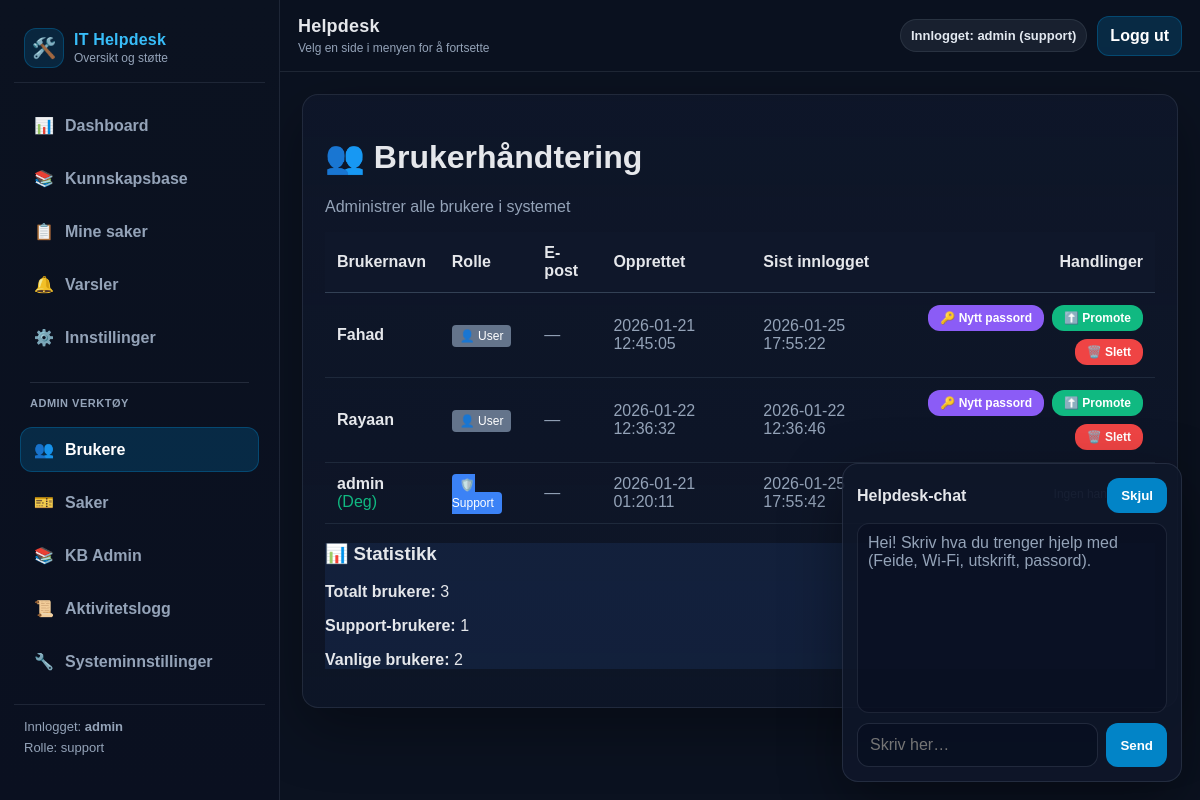
/admin/users (signed in), run on an earlier commit of the app's database.
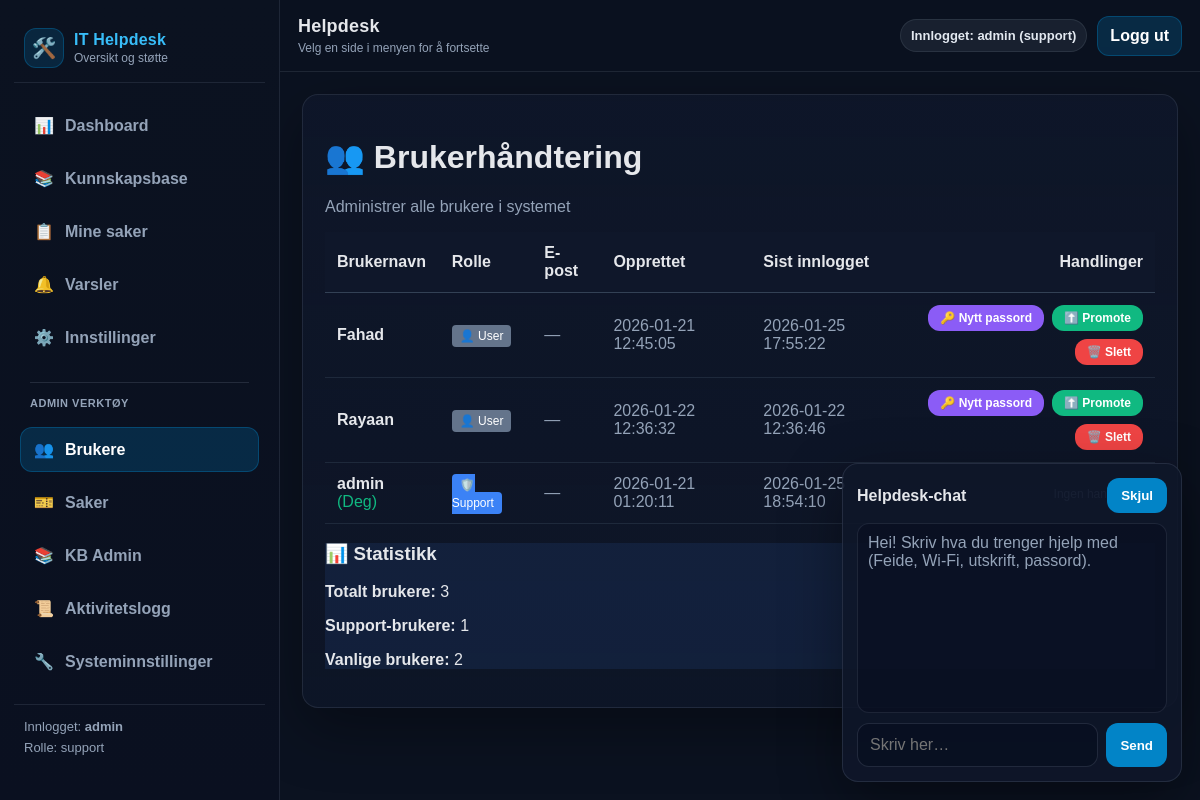
And on a later commit of the database.
### tables this page shows
CREATE TABLE users (
            id INTEGER PRIMARY KEY AUTOINCREMENT,
            username TEXT NOT NULL UNIQUE,
            pw_hash TEXT NOT NULL,
            role TEXT NOT NULL DEFAULT 'user',
            email TEXT,
            phone TEXT,
            created_at TEXT NOT NULL DEFAULT (datetime('now')),
            last_login TEXT,
            notify_email INTEGER NOT NULL DEFAULT 1,
            notify_inapp INTEGER NOT NULL DEFAULT 1,
            notify_sms INTEGER NOT NULL DEFAULT 0
        );

### routes.py (the view)
@bp.route("/admin/users")
def admin_users():
    user = current_user()
    if not user or current_role() != "support":
        abort(403)
    from .db import get_all_users
    try:
        users = get_all_users()
    except Exception as e:
        logger.error(f"Error fetching users: {e}")
        users = []
    return render_template("admin_users.html", users=users)

### __init__.py (called while the page is built)
def create_app():
    app = Flask(__name__)
    app.config.from_object(Config)
    init_mail(app)
    @app.after_request
    def set_security_headers(response):
        response.headers['X-Content-Type-Options'] = 'nosniff'
        response.headers['X-Frame-Options'] = 'DENY'
        response.headers['X-XSS-Protection'] = '1; mode=block'
        return response
    from .routes import bp
    app.register_blueprint(bp)
    return app

### db.py (called while the page is built)
def count_notifications(user: str) -> int:
    conn = _conn()
    cur = conn.cursor()
    cur.execute("SELECT COUNT(*) AS c FROM notifications WHERE user = ? AND read = 0", (user,))
    row = cur.fetchone()
    conn.close()
    return int(row["c"]) if row else 0

def _conn() -> sqlite3.Connection:
    DB_PATH.parent.mkdir(parents=True, exist_ok=True)
    conn = sqlite3.connect(DB_PATH)
    conn.row_factory = sqlite3.Row
    return conn

def get_all_users():
    conn = _conn()
    cur = conn.cursor()
    cur.execute("""
        SELECT username, role, email, created_at, last_login
        FROM users
        ORDER BY username ASC
    """)
    rows = cur.fetchall()
    conn.close()
    return rows

### routes.py (called while the page is built)
def current_user():
    return session.get("user")

### templates/admin_users.html
{% extends "base.html" %}
{% block content %}
<div class="card">
  <h1>👥 Brukerhåndtering</h1>
  <p class="muted">Administrer alle brukere i systemet</p>
</div>
<div class="card">
  <table style="width:100%; border-collapse:collapse;">
    <thead>
      <tr style="background:#0f172a; border-bottom:1px solid #334155;">
        <th style="padding:12px; text-align:left;">Brukernavn</th>
        <th style="padding:12px; text-align:left;">Rolle</th>
        <th style="padding:12px; text-align:left;">E-post</th>
        <th style="padding:12px; text-align:left;">Opprettet</th>
        <th style="padding:12px; text-align:left;">Sist innlogget</th>
        <th style="padding:12px; text-align:right;">Handlinger</th>
      </tr>
    </thead>
    <tbody>
      {% for u in users %}
      <tr style="border-bottom:1px solid #1e293b;">
        <td style="padding:12px;">
          <strong>{{ u.username }}</strong>
          {% if u.username == session.get("user") %}<span style="color:#10b981;">(Deg)</span>{% endif %}
        </td>
        <td style="padding:12px;">
          {% if u.role == 'support' %}
            <span style="background:#3b82f6; color:#fff; padding:4px 8px; border-radius:4px; font-size:12px;">🛡️ Support</span>
          {% else %}
            <span style="background:#64748b; color:#fff; padding:4px 8px; border-radius:4px; font-size:12px;">👤 User</span>
          {% endif %}
        </td>
        <td style="padding:12px; color:#94a3b8;">{{ u.email or '—' }}</td>
        <td style="padding:12px; color:#94a3b8;">{{ u.created_at }}</td>
        <td style="padding:12px; color:#94a3b8;">{{ u.last_login or 'Aldri' }}</td>
        <td style="padding:12px; text-align:right;">
          {% if u.username != 'admin' and u.username != session.get("user") %}
            <div style="display:flex; gap:8px; justify-content:flex-end; flex-wrap:wrap;">
              <form method="post" action="{{ url_for('main.admin_reset_password', username=u.username) }}" style="display:inline;">
                <button type="submit" style="background:#8b5cf6; padding:6px 12px; font-size:12px;">🔑 Nytt passord</button>
              </form>
              {% if u.role == 'user' %}
              <form method="post" action="{{ url_for('main.promote_user', username=u.username) }}" style="display:inline;">
                <button type="submit" style="background:#10b981; padding:6px 12px; font-size:12px;">⬆️ Promote</button>
              </form>
              {% else %}
              <form method="post" action="{{ url_for('main.demote_user', username=u.username) }}" style="display:inline;">
                <button type="submit" style="background:#f59e0b; padding:6px 12px; font-size:12px;">⬇️ Demote</button>
              </form>
              {% endif %}
              <form method="post" action="{{ url_for('main.delete_user', username=u.username) }}" style="display:inline;" onsubmit="return confirm('Slette bruker {{ u.username }}? Dette kan ikke angres!');">
                <button type="submit" style="background:#ef4444; padding:6px 12px; font-size:12px;">🗑️ Slett</button>
              </form>
            </div>
          {% else %}
            <span style="color:#64748b; font-size:12px;">Ingen handlinger</span>
          {% endif %}
        </td>
      </tr>
      {% endfor %}
    </tbody>
  </table>
</div>
<div class="card" style="background:rgba(59,130,246,.1); border-color:#3b82f6;">
  <h3>📊 Statistikk</h3>
  <p><strong>Totalt brukere:</strong> {{ users|length }}</p>
  <p><strong>Support-brukere:</strong> {{ users|selectattr('role', 'equalto', 'support')|list|length }}</p>
  <p><strong>Vanlige brukere:</strong> {{ users|selectattr('role', 'equalto', 'user')|list|length }}</p>
</div>
{% endblock %}

### templates/base.html (shortened to what the changed rows need)
<!doctype html>
<html lang="no">
  <head>
  </head>
  <body>
    {% set ep = request.endpoint or "" %}
    <div class="app">
      <aside class="sidebar">
        <div class="sidebar-footer">
          {% if session.get("user") %}
            Innlogget: <strong>{{ session.get("user") }}</strong>
            <div style="margin-top:6px; color:var(--muted);">
              Rolle: {{ session.get("role") }}
            </div>
          {% else %}
            Ikke innlogget
          {% endif %}
        </div>
      </aside>
      <div class="main">
        <header class="topbar">
          <div class="topbar-right">
            {% if session.get("user") %}
              <span class="pill">Innlogget: {{ session.get("user") }} ({{ session.get("role") }})</span>
              <a class="btn" href="{{ url_for('main.logout') }}">Logg ut</a>
            {% endif %}
          </div>
        </header>
        <main class="page">
          <div class="content-wrap">
            {% block content %}{% endblock %}
          </div>
        </main>
      </div>
    </div>
  </body>
</html>

What changed in the data, as far as the page shows it:
changed users "admin": last_login "2026-01-25 17:55:42" → "2026-01-25 18:54:10"
